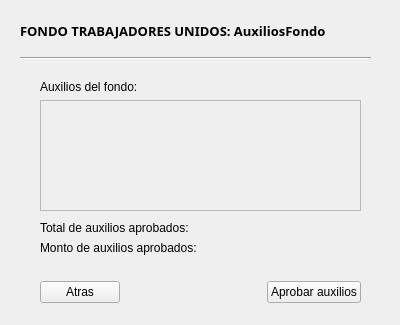
<?xml version="1.0" encoding="UTF-8"?>
<ui version="4.0">
 <class>AuxilioEmpleado</class>
 <widget class="QWidget" name="AuxilioEmpleado">
  <property name="geometry">
   <rect>
    <x>0</x>
    <y>0</y>
    <width>400</width>
    <height>325</height>
   </rect>
  </property>
  <property name="windowTitle">
   <string>FondoTrabajadoresUnidos(Empleados)</string>
  </property>
  <widget class="QWidget" name="layoutWidget">
   <property name="geometry">
    <rect>
     <x>40</x>
     <y>280</y>
     <width>321</width>
     <height>25</height>
    </rect>
   </property>
   <layout class="QHBoxLayout" name="horizontalLayout">
    <item>
     <widget class="QPushButton" name="pushButton_2">
      <property name="text">
       <string>Atras</string>
      </property>
     </widget>
    </item>
    <item>
     <spacer name="horizontalSpacer">
      <property name="orientation">
       <enum>Qt::Horizontal</enum>
      </property>
      <property name="sizeHint" stdset="0">
       <size>
        <width>40</width>
        <height>20</height>
       </size>
      </property>
     </spacer>
    </item>
    <item>
     <widget class="QPushButton" name="pushButton">
      <property name="text">
       <string>Aprobar auxilios</string>
      </property>
     </widget>
    </item>
   </layout>
  </widget>
  <widget class="QWidget" name="layoutWidget">
   <property name="geometry">
    <rect>
     <x>40</x>
     <y>220</y>
     <width>190</width>
     <height>15</height>
    </rect>
   </property>
   <layout class="QHBoxLayout" name="horizontalLayout_2">
    <item>
     <widget class="QLabel" name="label_2">
      <property name="text">
       <string>Total de auxilios aprobados:</string>
      </property>
     </widget>
    </item>
    <item>
     <widget class="QLabel" name="totalAuxilios">
      <property name="text">
       <string/>
      </property>
     </widget>
    </item>
   </layout>
  </widget>
  <widget class="QWidget" name="layoutWidget">
   <property name="geometry">
    <rect>
     <x>40</x>
     <y>240</y>
     <width>196</width>
     <height>15</height>
    </rect>
   </property>
   <layout class="QHBoxLayout" name="horizontalLayout_3">
    <item>
     <widget class="QLabel" name="label_3">
      <property name="text">
       <string>Monto de auxilios aprobados:</string>
      </property>
     </widget>
    </item>
    <item>
     <widget class="QLabel" name="montoAuxilios">
      <property name="text">
       <string/>
      </property>
     </widget>
    </item>
   </layout>
  </widget>
  <widget class="QLabel" name="label_4">
   <property name="geometry">
    <rect>
     <x>20</x>
     <y>10</y>
     <width>371</width>
     <height>41</height>
    </rect>
   </property>
   <property name="font">
    <font>
     <family>Arial Black</family>
     <pointsize>10</pointsize>
     <weight>75</weight>
     <bold>true</bold>
    </font>
   </property>
   <property name="text">
    <string>FONDO TRABAJADORES UNIDOS: AuxiliosFondo</string>
   </property>
  </widget>
  <widget class="Line" name="line">
   <property name="geometry">
    <rect>
     <x>20</x>
     <y>50</y>
     <width>351</width>
     <height>16</height>
    </rect>
   </property>
   <property name="orientation">
    <enum>Qt::Horizontal</enum>
   </property>
  </widget>
  <widget class="QWidget" name="">
   <property name="geometry">
    <rect>
     <x>40</x>
     <y>80</y>
     <width>321</width>
     <height>131</height>
    </rect>
   </property>
   <layout class="QVBoxLayout" name="verticalLayout">
    <item>
     <widget class="QLabel" name="label">
      <property name="text">
       <string>Auxilios del fondo:</string>
      </property>
     </widget>
    </item>
    <item>
     <widget class="QScrollArea" name="fondoAuxilios">
      <property name="widgetResizable">
       <bool>true</bool>
      </property>
      <widget class="QWidget" name="scrollAreaWidgetContents">
       <property name="geometry">
        <rect>
         <x>0</x>
         <y>0</y>
         <width>317</width>
         <height>108</height>
        </rect>
       </property>
      </widget>
     </widget>
    </item>
   </layout>
  </widget>
 </widget>
 <resources/>
 <connections/>
</ui>
